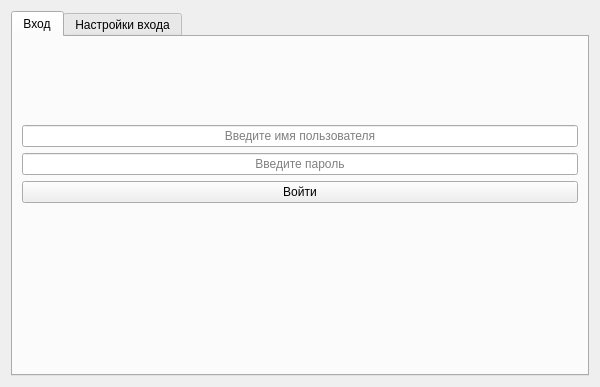
<?xml version="1.0" encoding="UTF-8"?>
<ui version="4.0">
 <class>Widget</class>
 <widget class="QWidget" name="Widget">
  <property name="geometry">
   <rect>
    <x>0</x>
    <y>0</y>
    <width>600</width>
    <height>387</height>
   </rect>
  </property>
  <property name="sizePolicy">
   <sizepolicy hsizetype="Fixed" vsizetype="Fixed">
    <horstretch>0</horstretch>
    <verstretch>0</verstretch>
   </sizepolicy>
  </property>
  <property name="maximumSize">
   <size>
    <width>600</width>
    <height>400</height>
   </size>
  </property>
  <property name="windowTitle">
   <string>Вход в систему</string>
  </property>
  <property name="windowIcon">
   <iconset>
    <normaloff>../2588225-200.png</normaloff>../2588225-200.png</iconset>
  </property>
  <layout class="QGridLayout" name="gridLayout_3">
   <item row="0" column="0">
    <widget class="QTabWidget" name="tabWidget_authorization">
     <property name="sizePolicy">
      <sizepolicy hsizetype="Fixed" vsizetype="Fixed">
       <horstretch>0</horstretch>
       <verstretch>0</verstretch>
      </sizepolicy>
     </property>
     <property name="maximumSize">
      <size>
       <width>600</width>
       <height>400</height>
      </size>
     </property>
     <property name="currentIndex">
      <number>0</number>
     </property>
     <widget class="QWidget" name="tab_authorization">
      <attribute name="title">
       <string>Вход</string>
      </attribute>
      <layout class="QGridLayout" name="gridLayout_2">
       <item row="0" column="0">
        <layout class="QVBoxLayout" name="verticalLayout">
         <item>
          <widget class="QLabel" name="label_authorization_icon">
           <property name="sizePolicy">
            <sizepolicy hsizetype="Expanding" vsizetype="Expanding">
             <horstretch>0</horstretch>
             <verstretch>0</verstretch>
            </sizepolicy>
           </property>
           <property name="text">
            <string/>
           </property>
           <property name="pixmap">
            <pixmap>../2588225-200.png</pixmap>
           </property>
           <property name="alignment">
            <set>Qt::AlignCenter</set>
           </property>
          </widget>
         </item>
         <item>
          <layout class="QGridLayout" name="gridLayout_4">
           <item row="0" column="0">
            <widget class="QLineEdit" name="lineEdit_username_authorization">
             <property name="alignment">
              <set>Qt::AlignCenter</set>
             </property>
             <property name="placeholderText">
              <string>Введите имя пользователя</string>
             </property>
            </widget>
           </item>
           <item row="1" column="0">
            <widget class="QLineEdit" name="lineEdit_password_authorization">
             <property name="inputMask">
              <string/>
             </property>
             <property name="text">
              <string/>
             </property>
             <property name="echoMode">
              <enum>QLineEdit::Password</enum>
             </property>
             <property name="alignment">
              <set>Qt::AlignCenter</set>
             </property>
             <property name="placeholderText">
              <string>Введите пароль</string>
             </property>
            </widget>
           </item>
           <item row="2" column="0">
            <widget class="QPushButton" name="pushButton_enter_authorization">
             <property name="text">
              <string>Войти</string>
             </property>
            </widget>
           </item>
          </layout>
         </item>
        </layout>
       </item>
       <item row="1" column="0">
        <widget class="QLabel" name="label_message_authorization">
         <property name="sizePolicy">
          <sizepolicy hsizetype="Expanding" vsizetype="MinimumExpanding">
           <horstretch>0</horstretch>
           <verstretch>0</verstretch>
          </sizepolicy>
         </property>
         <property name="text">
          <string/>
         </property>
         <property name="alignment">
          <set>Qt::AlignCenter</set>
         </property>
        </widget>
       </item>
      </layout>
     </widget>
     <widget class="QWidget" name="tab_settings">
      <attribute name="title">
       <string>Настройки входа</string>
      </attribute>
      <layout class="QGridLayout" name="gridLayout_5">
       <item row="0" column="0">
        <layout class="QGridLayout" name="gridLayout">
         <item row="1" column="1">
          <widget class="QLineEdit" name="lineEdit_port_settings">
           <property name="alignment">
            <set>Qt::AlignCenter</set>
           </property>
           <property name="placeholderText">
            <string>5432</string>
           </property>
          </widget>
         </item>
         <item row="0" column="0">
          <widget class="QLabel" name="label_host_settings">
           <property name="text">
            <string>Хост:</string>
           </property>
           <property name="alignment">
            <set>Qt::AlignCenter</set>
           </property>
          </widget>
         </item>
         <item row="0" column="1">
          <widget class="QLineEdit" name="lineEdit_host_settings">
           <property name="alignment">
            <set>Qt::AlignCenter</set>
           </property>
           <property name="placeholderText">
            <string>127.0.0.1</string>
           </property>
          </widget>
         </item>
         <item row="1" column="0">
          <widget class="QLabel" name="label_port_settings">
           <property name="text">
            <string>Порт:</string>
           </property>
           <property name="alignment">
            <set>Qt::AlignCenter</set>
           </property>
           <property name="wordWrap">
            <bool>false</bool>
           </property>
          </widget>
         </item>
         <item row="2" column="0">
          <widget class="QLabel" name="label_DBname_settings">
           <property name="text">
            <string>Имя базы данных:</string>
           </property>
           <property name="alignment">
            <set>Qt::AlignCenter</set>
           </property>
           <property name="wordWrap">
            <bool>false</bool>
           </property>
          </widget>
         </item>
         <item row="2" column="1">
          <widget class="QLineEdit" name="lineEdit_DBname_settings">
           <property name="alignment">
            <set>Qt::AlignCenter</set>
           </property>
           <property name="placeholderText">
            <string>DB name</string>
           </property>
          </widget>
         </item>
        </layout>
       </item>
      </layout>
     </widget>
    </widget>
   </item>
  </layout>
 </widget>
 <resources/>
 <connections/>
</ui>
